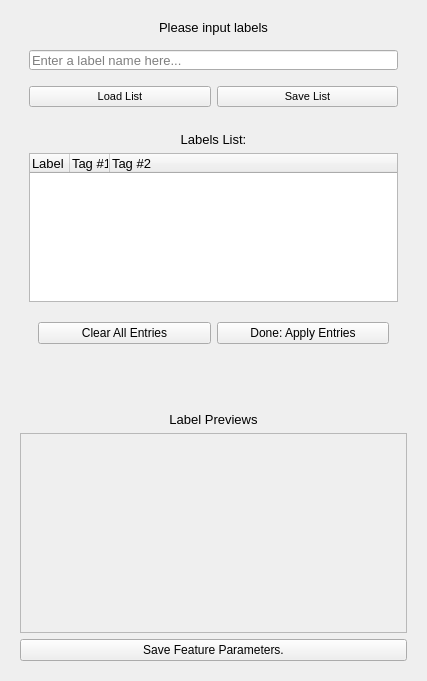
<?xml version="1.0" encoding="UTF-8"?>
<ui version="4.0">
 <class>Form</class>
 <widget class="QWidget" name="Form">
  <property name="geometry">
   <rect>
    <x>0</x>
    <y>0</y>
    <width>427</width>
    <height>681</height>
   </rect>
  </property>
  <property name="windowTitle">
   <string>Form</string>
  </property>
  <layout class="QVBoxLayout" name="verticalLayout_4">
   <item>
    <widget class="QWidget" name="widget" native="true">
     <property name="font">
      <font>
       <pointsize>10</pointsize>
      </font>
     </property>
     <layout class="QVBoxLayout" name="verticalLayout_2">
      <item>
       <widget class="QLabel" name="label">
        <property name="font">
         <font>
          <pointsize>10</pointsize>
         </font>
        </property>
        <property name="text">
         <string>Please input labels</string>
        </property>
        <property name="scaledContents">
         <bool>true</bool>
        </property>
        <property name="alignment">
         <set>Qt::AlignCenter</set>
        </property>
       </widget>
      </item>
      <item>
       <widget class="QWidget" name="widget_5" native="true">
        <property name="minimumSize">
         <size>
          <width>0</width>
          <height>30</height>
         </size>
        </property>
        <layout class="QHBoxLayout" name="horizontalLayout_2">
         <item>
          <widget class="QLineEdit" name="lineEdit">
           <property name="minimumSize">
            <size>
             <width>0</width>
             <height>20</height>
            </size>
           </property>
           <property name="placeholderText">
            <string>Enter a label name here...</string>
           </property>
          </widget>
         </item>
        </layout>
       </widget>
      </item>
      <item>
       <widget class="QWidget" name="widget_3" native="true">
        <property name="minimumSize">
         <size>
          <width>0</width>
          <height>40</height>
         </size>
        </property>
        <property name="maximumSize">
         <size>
          <width>16777215</width>
          <height>50</height>
         </size>
        </property>
        <layout class="QHBoxLayout" name="horizontalLayout">
         <item>
          <widget class="QPushButton" name="pushButton_2">
           <property name="font">
            <font>
             <pointsize>8</pointsize>
            </font>
           </property>
           <property name="text">
            <string>Load List</string>
           </property>
          </widget>
         </item>
         <item>
          <widget class="QPushButton" name="pushButton">
           <property name="font">
            <font>
             <pointsize>8</pointsize>
            </font>
           </property>
           <property name="text">
            <string>Save List</string>
           </property>
          </widget>
         </item>
        </layout>
       </widget>
      </item>
      <item>
       <widget class="QWidget" name="widget_2" native="true">
        <layout class="QVBoxLayout" name="verticalLayout">
         <item>
          <widget class="QLabel" name="label_2">
           <property name="maximumSize">
            <size>
             <width>16777215</width>
             <height>20</height>
            </size>
           </property>
           <property name="font">
            <font>
             <pointsize>10</pointsize>
            </font>
           </property>
           <property name="text">
            <string>Labels List:</string>
           </property>
           <property name="scaledContents">
            <bool>true</bool>
           </property>
           <property name="alignment">
            <set>Qt::AlignCenter</set>
           </property>
          </widget>
         </item>
         <item>
          <widget class="QTreeWidget" name="treeWidget">
           <property name="minimumSize">
            <size>
             <width>0</width>
             <height>100</height>
            </size>
           </property>
           <property name="maximumSize">
            <size>
             <width>16777215</width>
             <height>200</height>
            </size>
           </property>
           <property name="indentation">
            <number>0</number>
           </property>
           <attribute name="headerVisible">
            <bool>true</bool>
           </attribute>
           <attribute name="headerDefaultSectionSize">
            <number>40</number>
           </attribute>
           <attribute name="headerMinimumSectionSize">
            <number>20</number>
           </attribute>
           <column>
            <property name="text">
             <string>Label</string>
            </property>
           </column>
           <column>
            <property name="text">
             <string>Tag #1</string>
            </property>
           </column>
           <column>
            <property name="text">
             <string>Tag #2</string>
            </property>
           </column>
          </widget>
         </item>
         <item>
          <widget class="QWidget" name="widget_6" native="true">
           <property name="minimumSize">
            <size>
             <width>0</width>
             <height>50</height>
            </size>
           </property>
           <layout class="QHBoxLayout" name="horizontalLayout_3">
            <item>
             <widget class="QPushButton" name="pushButton_3">
              <property name="font">
               <font>
                <pointsize>9</pointsize>
               </font>
              </property>
              <property name="text">
               <string>Clear All Entries</string>
              </property>
             </widget>
            </item>
            <item>
             <widget class="QPushButton" name="pushButton_4">
              <property name="font">
               <font>
                <pointsize>9</pointsize>
               </font>
              </property>
              <property name="text">
               <string>Done: Apply Entries</string>
              </property>
             </widget>
            </item>
           </layout>
          </widget>
         </item>
         <item>
          <widget class="QLabel" name="label_3">
           <property name="maximumSize">
            <size>
             <width>16777215</width>
             <height>30</height>
            </size>
           </property>
           <property name="text">
            <string/>
           </property>
           <property name="scaledContents">
            <bool>true</bool>
           </property>
           <property name="alignment">
            <set>Qt::AlignCenter</set>
           </property>
          </widget>
         </item>
        </layout>
       </widget>
      </item>
     </layout>
    </widget>
   </item>
   <item>
    <widget class="QWidget" name="widget_4" native="true">
     <layout class="QVBoxLayout" name="verticalLayout_3">
      <item alignment="Qt::AlignHCenter">
       <widget class="QLabel" name="label_4">
        <property name="font">
         <font>
          <pointsize>10</pointsize>
         </font>
        </property>
        <property name="text">
         <string>Label Previews</string>
        </property>
        <property name="alignment">
         <set>Qt::AlignCenter</set>
        </property>
        <property name="wordWrap">
         <bool>true</bool>
        </property>
       </widget>
      </item>
      <item>
       <widget class="QScrollArea" name="scrollArea">
        <property name="minimumSize">
         <size>
          <width>0</width>
          <height>200</height>
         </size>
        </property>
        <property name="widgetResizable">
         <bool>true</bool>
        </property>
        <widget class="QWidget" name="scrollAreaWidgetContents">
         <property name="geometry">
          <rect>
           <x>0</x>
           <y>0</y>
           <width>389</width>
           <height>198</height>
          </rect>
         </property>
         <layout class="QGridLayout" name="gridLayout_2">
          <item row="0" column="0">
           <layout class="QGridLayout" name="gridLayout"/>
          </item>
         </layout>
        </widget>
       </widget>
      </item>
      <item>
       <widget class="QPushButton" name="pushButton_5">
        <property name="text">
         <string>Save Feature Parameters.</string>
        </property>
       </widget>
      </item>
     </layout>
    </widget>
   </item>
  </layout>
 </widget>
 <resources/>
 <connections/>
</ui>
